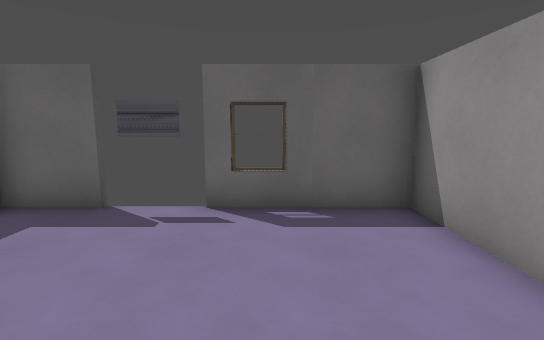
[1] (above)

13 first-person views from a walk through a 3-D level made in the Godot game engine. The camera is 1.5 m above the floor, tilts 8° down and sees 85° across. The floor is counted in squares, 1 m on a side. Each view is taken from the middle of a square. On the plan, view 1 faces up. The plan holds only what a view shows up to about 15 squares ahead; the rest is blank. Door leaves are left out where a doorway can be walked through.

[2]
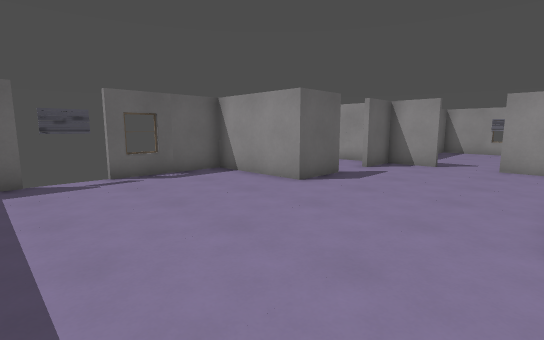

[3]
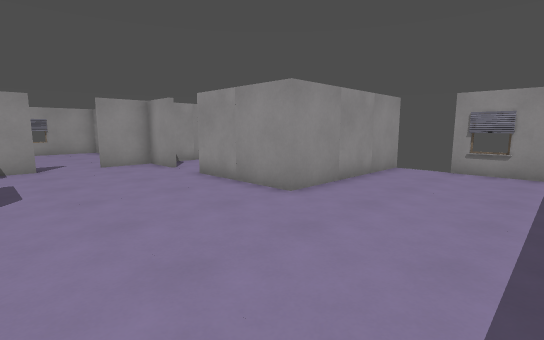

[4]
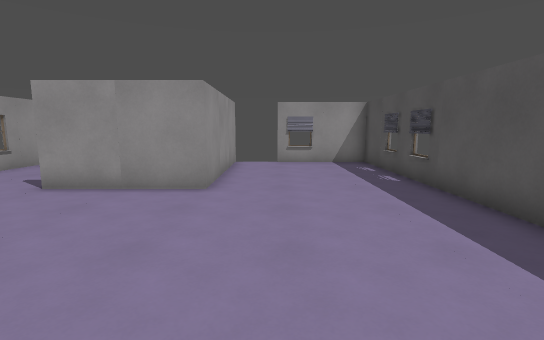

[5]
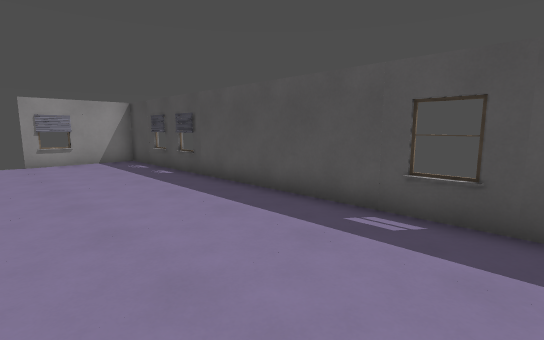

[6]
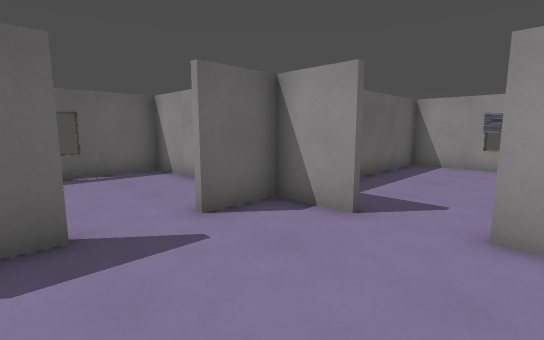

[7]
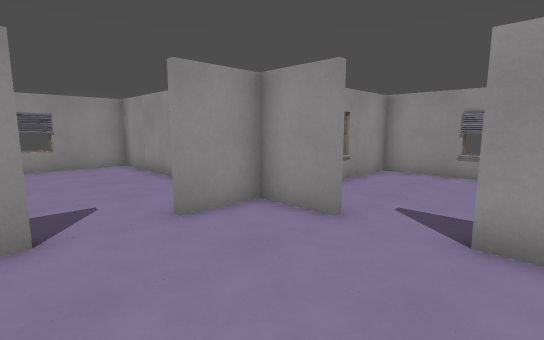

[8]
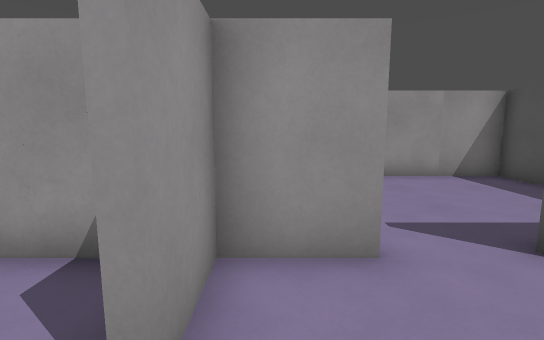

[9]
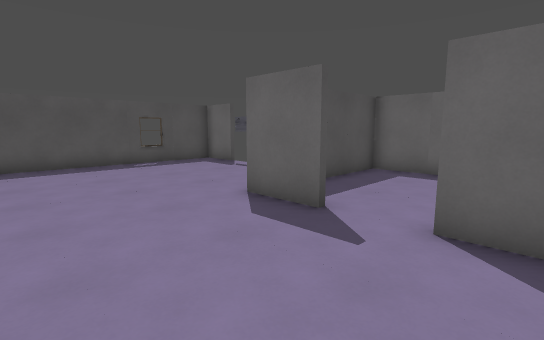

[10]
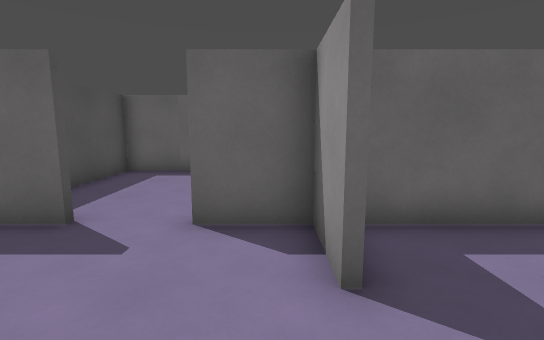

[11]
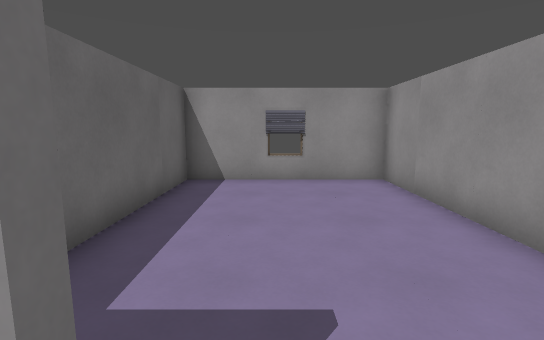

[12]
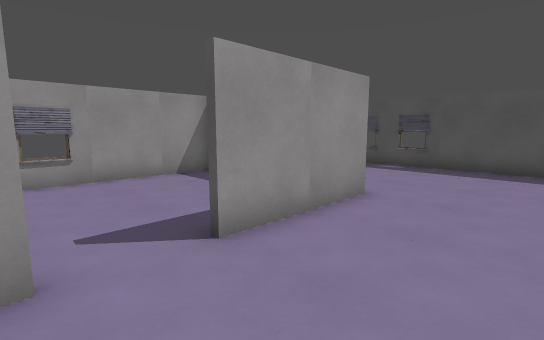

[13]
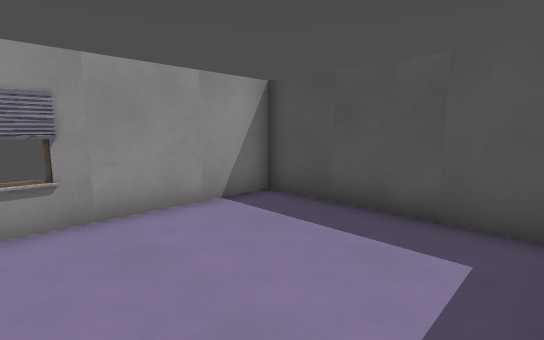

### Floor plan
Points are (right, up) in squares from view 1. A wall is a line through its corners. A room is listed if a view was taken in it or the views show most of it. See-through windows are left out.
Room 1 (views 1, 2, 3, 4, 5, 6, 7, 8, 9, 10, 11, 12)
walls: (4.9, 1.5) (2.7, 1.5) (2.7, 5.5) (-1.2, 5.5); (-1.6, 5.5) (-2.9, 5.5); (-3.1, 5.5) (-5.2, 5.5) (-5.2, -10.3) (-1.2, -10.3); (6.6, -4.3) (9, -4.3); (8.6, -0.5) (8.6, 1.5) (6.8, 1.5); (8.6, -4) (8.6, -2.4); (0.6, -10.5) (0.6, -4.3) (4.7, -4.3)
ways out: open door at (5.5, -4) to room 2; open door at (9, -1.5) to room 3; open door at (5.5, 2) to room 4; open door at (-0.5, -10); gap at (-2, 6)
Room 2 (view 13)
walls: (0.8, -5.1) (0.8, -10.3) (8.6, -10.3) (8.6, -4)
ways out: open door at (5.5, -4) to room 1
Room 3 (no view inside)
walls: (9, -4.3) (16.6, -4.3) (16.6, 1.5) (9.4, 1.5)
ways out: open door at (9, -1.5) to room 1
Room 4 (no view inside)
walls: (8.7, 2.6) (8.7, 7.5) (2.9, 7.5) (2.9, 4.4)
ways out: open door at (5.5, 2) to room 1

Where each view was taken, in squares from view 1:
view 1: 0 up, 0 right, facing up
view 2: 4 down, 4 left, facing up-right
view 3: 1 up, 4 left, facing down-right
view 4: 3 up, 1 left, facing down
view 5: 4 up, 0 right, facing down-left
view 6: 3 down, 4 right, facing up-right
view 7: 0 up, 4 right, facing down-right
view 8: 1 down, 8 right, facing down
view 9: 3 down, 8 right, facing up-left
view 10: 3 down, 8 right, facing up
view 11: 1 down, 8 right, facing right
view 12: 1 down, 7 right, facing down-left
view 13: 5 down, 6 right, facing down-left
